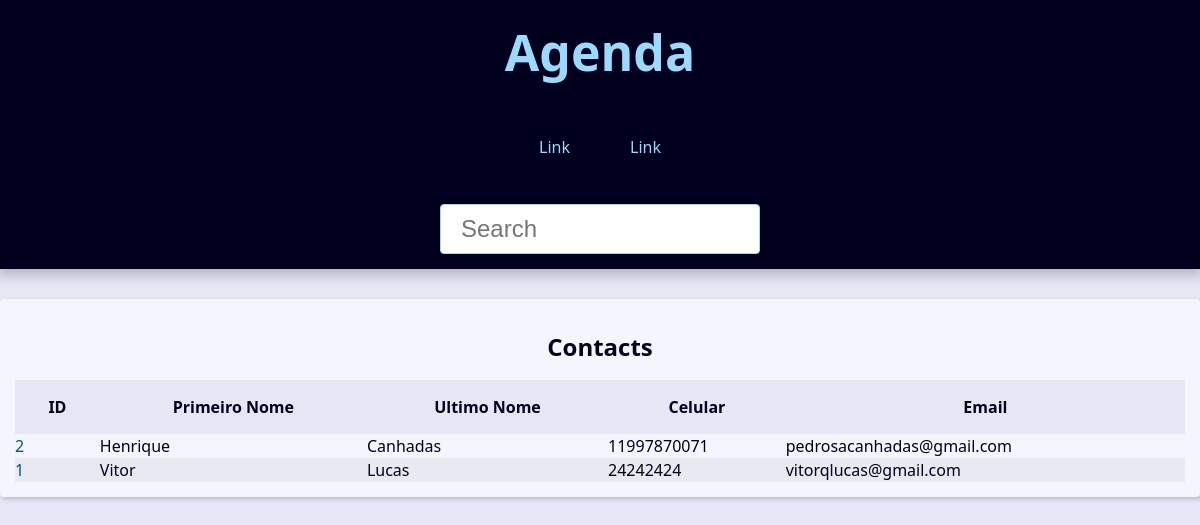
/, run on an earlier commit of the app's database.
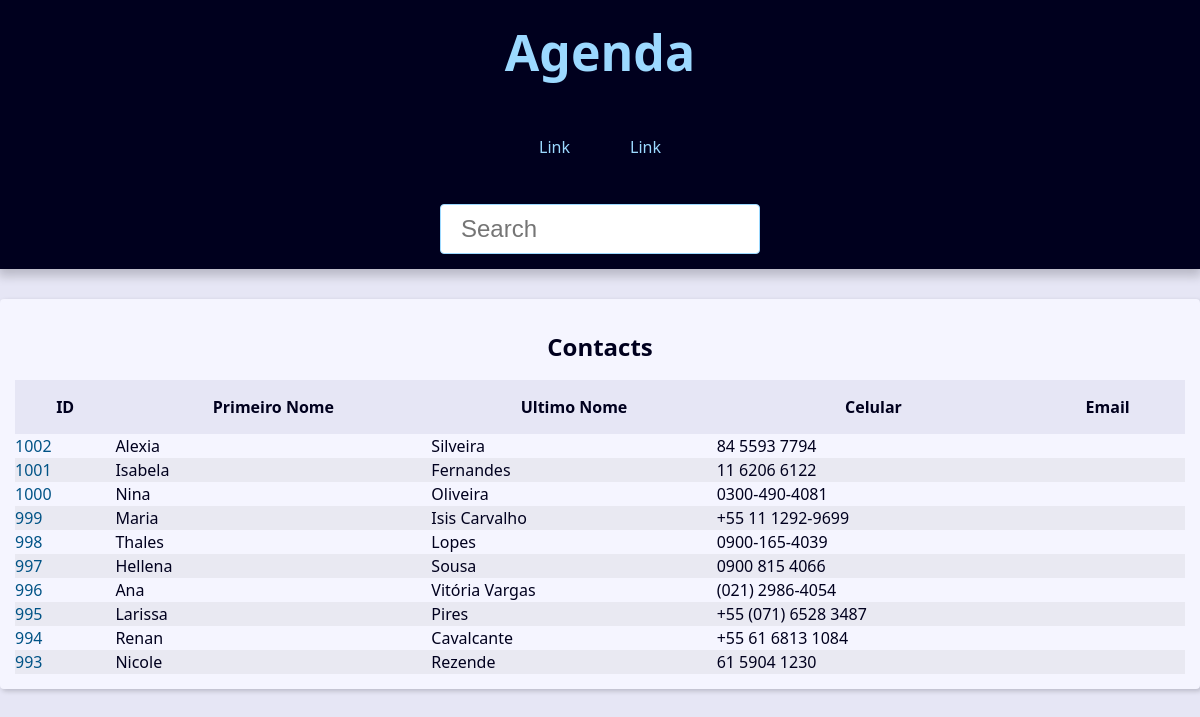
And on a later commit of the database.
### contact/models.py (models this page shows, shortened)
class Contact(models.Model):
    primeiro_nome = models.CharField(max_length=20)
    ultimo_nome = models.CharField(max_length=20, blank=True)
    celular = models.CharField(max_length=20)
    email = models.EmailField(max_length=255)
    created_date = models.DateTimeField(default=timezone.now)
    description = models.TextField(blank=True)
    show = models.BooleanField(default=True)
    picture = models.ImageField(blank=True, upload_to='pictures/%Y/%m')
    category = models.ForeignKey(Category, on_delete=models.SET_NULL, blank=True, null=True)
    owner = models.ForeignKey(User, on_delete=models.SET_NULL, blank=True, null=True)

### contact/views/contact_views.py (the view)
# urls.py: path('', views.index, name='index'),
def index(request):
    contacts = Contact.objects.filter(show=True).order_by('-id')[:10]
    context ={
        'contacts': contacts,
        'site_title': 'Contatos -',
    }
    return render(
        request,
        'contact/index.html',
        context
    )

### contact/templates/contact/index.html
{% extends "global/base.html" %}
{% block content %}
    <div class="responsive-table">
        <table class="contacts-table">
        <caption class="table-caption">
            Contacts
        </caption>
        <thead>
            <tr class="tablerow table-row-header">
                <th class="table-header">ID</th>
                <th class="table-header">Primeiro Nome</th>
                <th class="table-header">Ultimo Nome</th>
                <th class="table-header">Celular</th>
                <th class="table-header">Email</th>
            </tr>
        </thead>
        <tbody>
            {% for contact in contacts %}
                <tr class="table-row">
                    <td class="tablecel">
                        <a
                            href="{% url "contact:contact" contact.id %}"
                            class="table-link">
                            {{contact.id}}
                        </a>
                    </td>
                    <td class="tablecel">
                        {{contact.primeiro_nome}}
                    </td>
                    <td class="tablecel">
                        {{contact.ultimo_nome}}
                    </td>
                    <td class="tablecel">
                        {{contact.celular}}
                    </td>
                    <td class="tablecel">
                        {{contact.email}}
                    </td>
                </tr>
            {% endfor %}
        </tbody>
        </table>
    </div>
{% endblock content %}

### base_templates/global/base.html
<!DOCTYPE html>
<html lang="pt-br">
<head>
    {% include "global/partials/head.html" %}
</head>
<body>
    {% include "global/partials/header.html" %}
    <main class="content">
        {% block content %}
        {% endblock content %}
    </main>
</body>
</html>

### base_templates/global/partials/head.html (shortened to what this page needs)
{% load static %}
<link rel="stylesheet" href="{% static 'global/css/style.css' %}">

### base_templates/global/partials/header.html
<header class="header">
    <h1 class="header-heading">
        <a href="{% url "contact:index" %}" class="header-link">
            Agenda
        </a>
    </h1>
    <nav class="menu">
        <ul class="menu-list">
            <li class="menu item">
                <a href="" class="menu-link">
                    Link
                </a>
            </li>
            <li class="menu item">
                <a href="" class="menu-link">
                    Link
                </a>
            </li>
        </ul>
    </nav>
    <div class="search">
        <form action="" method="get">
            <input type="search" class="search-input" placeholder="Search" id="search" name="q">
        </form>
    </div>
</header>

### base_static/global/css/style.css (style rules this page uses)
:root { --spacing: 1.5rem; --link-dark-color: rgb(0, 83, 134); --link-light-color: rgb(156, 217, 255); --clr-white: rgb(245, 245, 255); --clr-black: rgb(0, 0, 30); --clr-light-gray: rgb(230, 230, 245); --clr-dark-shadow-5: rgba(0, 0, 10, 5%); --clr-dark-shadow-10: rgba(0, 0, 10, 10%); --clr-dark-shadow-20: rgba(0, 0, 10, 20%); --clr-light-shadow-5: rgba(200, 200, 255, 5%); --clr-light-shadow-10: rgba(200, 200, 255, 10%); --clr-light-shadow-20: rgba(200, 200, 255, 20%); --main-page-width: 120rem; --table-min-width: 60rem; --biggest-font-size: 5rem; --bigger-font-size: 4rem; --big-font-size: 3.2rem; --medium-font-size: 2.4rem; --small-font-size: 1.6rem; --smaller-font-size: 1.4rem; --smallest-font-size: 1.2rem; --transition-fast: 300ms; --transition-medium: 600ms; --transition-slow: 1s; --default-border-radius: 4px; }
*, *::before, *::after { margin: 0; padding: 0; box-sizing: border-box; }
html { font-size: 62.5%; }
body { font-family: system-ui, -apple-system, BlinkMacSystemFont, 'Segoe UI', Roboto, Oxygen, Ubuntu, Cantarell, 'Open Sans', 'Helvetica Neue', sans-serif; line-height: 1.5; font-size: var(--small-font-size); color: var(--clr-black); -webkit-font-smoothing: antialiased; background: var(--clr-light-gray); }
.header { background: var(--clr-black); padding: var(--spacing); box-shadow: 0 5px 10px 2px var(--clr-dark-shadow-20); z-index: 1; position: relative; }
.header-heading { font-size: var(--biggest-font-size); text-align: center; }
.header-link { color: var(--link-light-color); text-decoration: none; transition: filter var(--transition-fast) ease-in-out; }
.menu { margin: var(--spacing); }
.menu-list { list-style: none; display: flex; justify-content: center; flex-flow: row wrap; }
.menu-link { display: block; padding: var(--spacing); color: var(--link-light-color); text-decoration: none; transition: background-color var(--transition-fast) ease-in-out; border-radius: var(--default-border-radius); }
.content { max-width: var(--main-page-width); margin: calc(var(--spacing) * 2) auto; padding: var(--spacing); background: var(--clr-white); box-shadow: 2px 2px 5px var(--clr-dark-shadow-20); border-radius: var(--default-border-radius); }
.responsive-table { width: 100%; overflow-x: auto; }
.contacts-table { width: 100%; min-width: var(--table-min-width); border-collapse: collapse; }
.table-caption { font-size: var(--medium-font-size); font-weight: bold; padding: var(--spacing); }
.table-row { text-align: left; text-overflow: ellipsis; transition: background-color var(--transition-fast) ease-in-out; }
.table-row:nth-of-type(2n) { background: var(--clr-dark-shadow-5); }
.table-row-header { background: var(--clr-light-gray); color: var(--clr-black); }
.table-cel, .table-header { padding: var(--spacing); }
.table-link { color: var(--link-dark-color); transition: color var(--transition-fast) ease-in-out; text-decoration: none; }
.search { display: flex; justify-content: center; }
.search-input { font-size: var(--medium-font-size); padding: 1rem 2rem; width: 100%; max-width: 32rem; border-radius: var(--default-border-radius); border: 1px solid var(--link-light-color); }

What changed in the data, as far as the page shows it:
no longer on this page (row unchanged): Contact: id "2", primeiro_nome "Henrique", ultimo_nome "Canhadas", celular "11997870071", email "pedrosacanhadas@gmail.com"
no longer on this page (row unchanged): Contact: id "1", primeiro_nome "Vitor", ultimo_nome "Lucas", celular "24242424", email "vitorqlucas@gmail.com"
added Contact: id "1002", primeiro_nome "Alexia", ultimo_nome "Silveira", celular "84 5593 7794"
added Contact: id "1001", primeiro_nome "Isabela", ultimo_nome "Fernandes", celular "11 6206 6122"
added Contact: id "1000", primeiro_nome "Nina", ultimo_nome "Oliveira", celular "0300-490-4081"
added Contact: id "999", primeiro_nome "Maria", ultimo_nome "Isis Carvalho", celular "+55 11 1292-9699"
added Contact: id "998", primeiro_nome "Thales", ultimo_nome "Lopes", celular "0900-165-4039"
added Contact: id "997", primeiro_nome "Hellena", ultimo_nome "Sousa", celular "0900 815 4066"
added Contact: id "996", primeiro_nome "Ana", ultimo_nome "Vitória Vargas", celular "(021) 2986-4054"
added Contact: id "995", primeiro_nome "Larissa", ultimo_nome "Pires", celular "+55 (071) 6528 3487"
added Contact: id "994", primeiro_nome "Renan", ultimo_nome "Cavalcante", celular "+55 61 6813 1084"
added Contact: id "993", primeiro_nome "Nicole", ultimo_nome "Rezende", celular "61 5904 1230"
